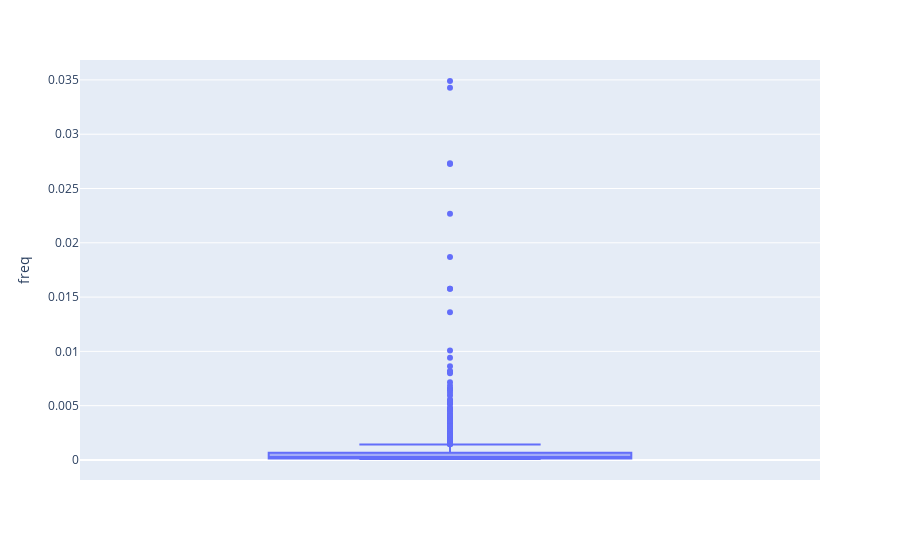

Notebook source saved alongside this figure:
### Markdown cell above
On remarque que la valeur maximale est largment grande par rapport à la valeur moyenne ce qui rend les données dispérsées.

### Code cell
#Visualisation de la boite à moustache de la varaiable freq
fig = px.box(Freq, y='freq')
fig.show()

### Figure 1 — Plotly figure (JSON) as saved in the notebook; plotly's stock layout.template omitted (floating-point values rounded to 4 significant figures; data arrays with more than 128 entries replaced by an {"elided": "..."} marker saying what was removed)
{"data": [{"alignmentgroup": "True", "hovertemplate": "freq=%{y}<extra></extra>", "legendgroup": "", "marker": {"color": "#636efa"}, "name": "", "notched": false, "offsetgroup": "", "orientation": "v", "showlegend": false, "type": "box", "x0": " ", "xaxis": "x", "y": {"elided": "1240 float values"}, "y0": " ", "yaxis": "y"}], "layout": {"boxmode": "group", "legend": {"tracegroupgap": 0}, "margin": {"t": 60}, "xaxis": {"anchor": "y", "domain": [0, 1]}, "yaxis": {"anchor": "x", "domain": [0, 1], "title": {"text": "freq"}}}}
